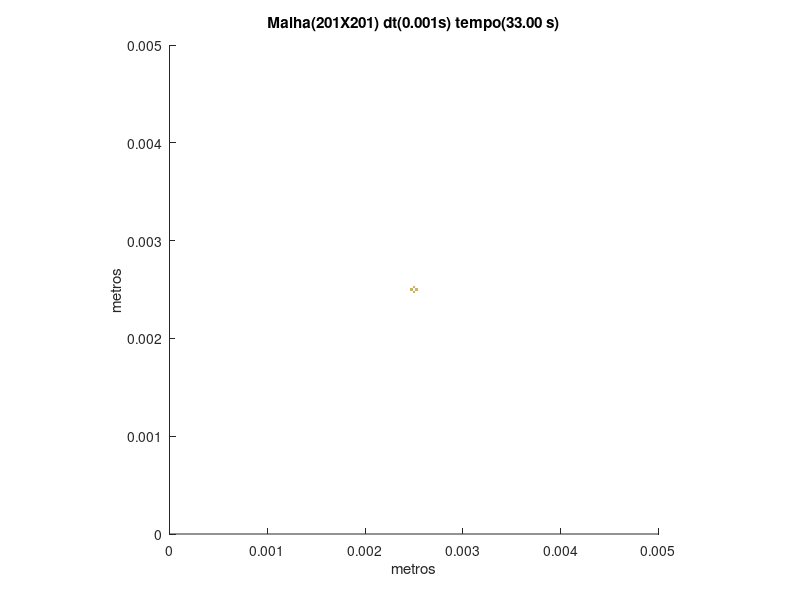

Here is the MATLAB script that generated this plot:
set (gca,'PlotBoxAspectRatio',[1 1 1],'Xlim',[0,0.005],'Ylim',[0,0.005])
hold on
title('Malha(201X201) dt(0.001s) tempo(33.00 s)')
hold on
ylabel('metros')
hold on
xlabel('metros')
hold on

fill([0.00248756218905473 0.00248756218905473 0.00251243781094527 0.00251243781094527],[0.00246268656716418 0.00248756218905473 0.00248756218905473 0.00246268656716418],[0.8,0.7,0.4],'LineStyle','none')

fill([0.00246268656716418 0.00246268656716418 0.00248756218905473 0.00248756218905473],[0.00248756218905473 0.00251243781094527 0.00251243781094527 0.00248756218905473],[0.8,0.7,0.4],'LineStyle','none')

fill([0.00251243781094527 0.00251243781094527 0.00253731343283582 0.00253731343283582],[0.00248756218905473 0.00251243781094527 0.00251243781094527 0.00248756218905473],[0.8,0.7,0.4],'LineStyle','none')

fill([0.00248756218905473 0.00248756218905473 0.00251243781094527 0.00251243781094527],[0.00251243781094527 0.00253731343283582 0.00253731343283582 0.00251243781094527],[0.8,0.7,0.4],'LineStyle','none')
